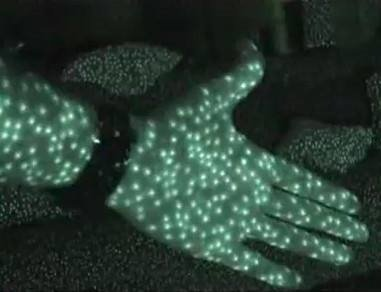
#> input picture dot4.png, 381 x 292 px, found by its file name
$ python test_thres.py
#> lines starting #> are read from the running program, lines starting #| are printed output that depends on the picture; after the words box and inside, x2 and y2 are one past the last pixel; in counts of white or black regions, pixels touching at a corner belong together
import numpy as np
import matplotlib.pyplot as plt
import cv2
from scipy.interpolate import griddata


def estimate_dot_radius(x, y, camera_intrinsics, dot_spacing):
    # Function to estimate dot radius based on local pixel intensities

    # Radius estimation pa*
    # 6
    # 6*rameters (you may need to adjust these)
    circle_radius = 1
    min_radius = 0.5
    max_radius = 3

    # Create a mask to extract the local region around the dot
    mask = np.zeros((circle_radius*2+1, circle_radius*2+1), dtype=np.uint8)
    cv2.circle(mask, (circle_radius, circle_radius), circle_radius, 255, -1)

    # Ensure that the region around the dot is within the bounds of the image
    y_start = max(0, y - circle_radius)
    y_end = min(gray.shape[0], y + circle_radius + 1)
    x_start = max(0, x - circle_radius)
    x_end = min(gray.shape[1], x + circle_radius + 1)

    # Extract the local region from the grayscale image
    local_region = gray[y_start:y_end, x_start:x_end]

    # Resize the mask to match the size of the local region
    resized_mask = cv2.resize(mask, (local_region.shape[1], local_region.shape[0]))

    # Apply the resized mask to the local region
    masked_region = cv2.bitwise_and(local_region, resized_mask)

    # Find contours in the masked region
    contours, _ = cv2.findContours(masked_region, cv2.RETR_EXTERNAL, cv2.CHAIN_APPROX_SIMPLE)

    if len(contours) > 0:
        # Calculate the radius of the fitted circle
        (x_c, y_c), radius = cv2.minEnclosingCircle(contours[0])
        radius = int(radius)

        # Clamp the radius within a certain range
        radius = min(max(radius, min_radius), max_radius)

        return radius
    else:
        # Return a default radius if no contour is found
        return circle_radius


def estimate_depth(ir_dot_positions, camera_intrinsics, dot_spacing):
    # Function to estimate depth from IR dot positions using depth from defocus

    # Placeholder for demo purposes
    depths = []

    for dot_position in ir_dot_positions:
        # Assuming dot_position is in pixel coordinates
        y, x = dot_position

        # Assuming dot_radius is known (you may need to estimate this)
        # Estimate dot radius based on local pixel intensities
        dot_radius = estimate_dot_radius(x, y, camera_intrinsics, dot_spacing)

        # Calculate depth using depth from defocus formula
        depth = (camera_intrinsics[0, 0] * dot_spacing) / (2 * dot_radius)
        depths.append(depth)

    return depths

# Load the image
original_dot = cv2.imread(r"dotMatrix/dot4.png")
#> original_dot is the input picture: shape (292, 381, 3); mean B, G, R 52.1, 62, 42.3

# Convert to grayscale
gray = cv2.cvtColor(original_dot, cv2.COLOR_BGR2GRAY)
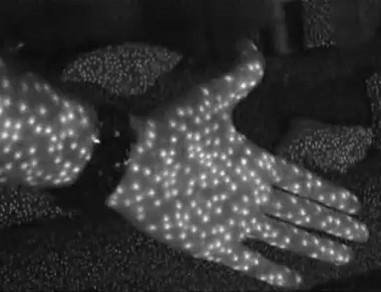
#> gray: shape (292, 381); min 5, max 243, mean 55

# Use adaptive thresholding
threshold = cv2.adaptiveThreshold(gray, 255, cv2.ADAPTIVE_THRESH_MEAN_C, cv2.THRESH_BINARY_INV, 11, 2)
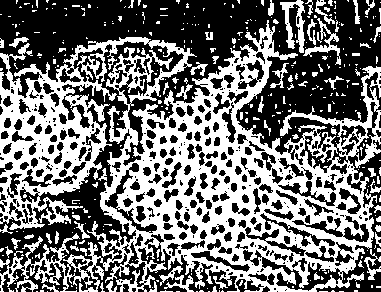
#> threshold: shape (292, 381); 44.5% white; 355 white regions (285 under 20 px), largest, box (x1, y1, x2, y2) and area: (0, 20, 381, 292) 43930, (280, 0, 305, 53) 568, (303, 18, 341, 65) 388

# Invert
positive_mask = threshold
neg = cv2.bitwise_not(threshold)
#> neg: shape (292, 381); 55.5% white; 355 black regions (285 under 20 px)

# Find contours of the dots
contours, _ = cv2.findContours(neg, cv2.RETR_EXTERNAL, cv2.CHAIN_APPROX_SIMPLE)
#> contours = 393 contours, 207 with area under 20; largest, box (x1, y1, x2, y2) and area: (0, 0, 381, 292) 49024, (105, 163, 157, 233) 460, (292, 218, 369, 242) 404, (260, 213, 335, 247) 304, (278, 181, 336, 206) 280
pos_contour, __ = cv2.findContours(positive_mask , cv2.RETR_EXTERNAL , cv2.CHAIN_APPROX_SIMPLE)
#> pos_contour = 336 contours, 299 with area under 20; largest, box (x1, y1, x2, y2) and area: (0, 20, 381, 292) 58904, (280, 0, 305, 53) 462, (303, 18, 341, 65) 264, (164, 275, 194, 292) 121, (364, 249, 381, 280) 106

# Extract centroids of the dots
ir_dot_positions = []
for contour in contours:
    M = cv2.moments(contour)
    if M['m00'] != 0:  # Ensure m00 is non-zero
        cx = int(M['m10'] / M['m00'])
        cy = int(M['m01'] / M['m00'])
        ir_dot_positions.append((cy, cx))  # Note: swapping y and x for compatibility with estimate_depth
#> this loop made 393 passes
#> (contour, cx, cy) on passes 4, 10, 15, 21, 29, 34, 39, 44: ([[274, 288], [274, 289], [275, 289], [275, 288]], 274, 288), ([[121, 281], [121, 282], [122, 281]], 121, 281), ([[240, 274], [240, 276], [242, 276], [242, 274]], 241, 275), ([[227, 269], [226, 270], [228, 270], [228, 269]], 227, 269), ([[216, 266], [216, 268], [217, 268], [217, 266]], 216, 267), ([[284, 262], [283, 263], [284, 263]], 283, 262), ([[184, 255], [184, 256], [185, 255], [186, 255]], 184, 255), ([[169, 251], [169, 253], [170, 253], [170, 251]], 169, 252)
#> (cx, cy) on passes 5, 8, 9, 12, 14, 16: (133, 289), (265, 289), (125, 287), (246, 285), (0, 280), (264, 277)
#> after the loop, ir_dot_positions = 271 pairs, first value 0 to 289, second value 0 to 379

# Print the positions of white dots
for i, position in enumerate(ir_dot_positions, start=1):
    print(f"Dot {i}: Position {position}")
#> this loop made 271 passes
#> position on passes 1 to 3: (288, 274), (289, 133), (289, 265)
#| Dot 1: Position (288, 274)
#| Dot 2: Position (289, 133)
#| Dot 3: Position (289, 265)
#| Dot 4: Position (287, 125)
#| Dot 5: Position (281, 121)
#| Dot 6: Position (285, 246)
#| Dot 7: Position (280, 0)
#| Dot 8: Position (275, 241)
#> (further printed lines are left out)

# Display images
plt.subplot(311), plt.imshow(original_dot), plt.title('Original Image')
plt.subplot(312), plt.imshow(gray, cmap='gray'), plt.title('Gray scale image')
plt.subplot(313), plt.imshow(neg, cmap='gray'), plt.title('Neg Image')

# Define camera intrinsic parameters
fx = fy = 3.6  # Focal length in mm
cx = cy = 1280 / 2  # Image dimensions are typically 2592x1944 for a 5MP camera

camera_intrinsics = np.array([[fx, 0, cx],
                               [0, fy, cy],
                               [0, 0, 1]])  # Example camera intrinsic matrix

dot_spacing = 0.1  # Example dot spacing in meters

# Estimate depths from IR dot positions
depths = estimate_depth(ir_dot_positions, camera_intrinsics, dot_spacing)
#> the loop in estimate_depth, `for dot_position in ir_dot_positions:` made 271 passes
#> dot_position on passes 28 to 30: (251, 331), (250, 225), (254, 319)

# Print estimated depths
for i, depth in enumerate(depths):
    print(f"Depth of IR dot {i+1}: {depth} meters")
#> this loop made 271 passes
#> depth on passes 1 to 3: 0.18, 0.18, 0.18

###==========================================================================================================###

# Extract x, y, depth data
x_data = [pos[0] for pos in ir_dot_positions]
y_data = [pos[1] for pos in ir_dot_positions]

# Plot the data in the x-y plane
plt.figure()
scatter = plt.scatter(y_data, x_data, c=depths, cmap='coolwarm', s=50)
plt.colorbar(scatter, label='Depth (m)')
plt.xlabel('X Position')
plt.ylabel('Y Position')
plt.title('IR Dot Depth Estimation - Top View (X-Y Plane)')
plt.gca().invert_yaxis()  # Flip the y-axis

# Create 3D plot
fig = plt.figure()
ax = fig.add_subplot(111, projection='3d')

# Plot the data
scatter = ax.scatter(y_data, x_data, depths, c=depths, cmap='coolwarm', s=50)

# Add color bar
cbar = fig.colorbar(scatter, ax=ax)
cbar.set_label('Depth (m)')

# Set labels and title
ax.set_xlabel('X Position')
ax.set_ylabel('Y Position')
ax.set_zlabel('Depth (m)')
ax.set_title('IR Dot Depth Estimation')

# Show plot
plt.show()
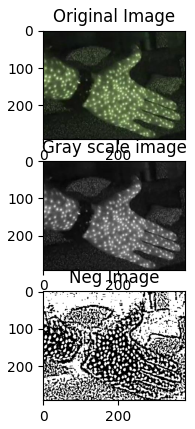
#> figure drawn by matplotlib, 3 panels; B, G, R data is drawn as R, G, B
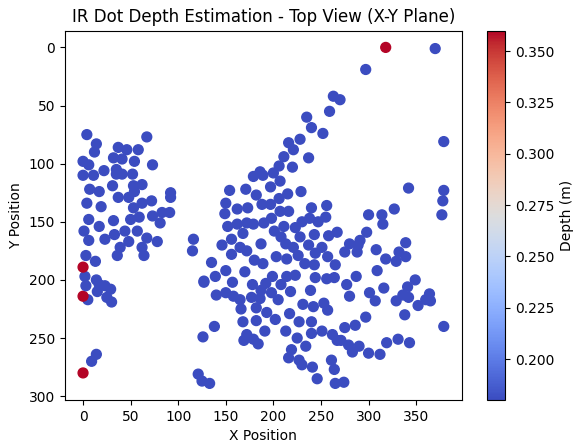
#> figure drawn by matplotlib, 2 panels
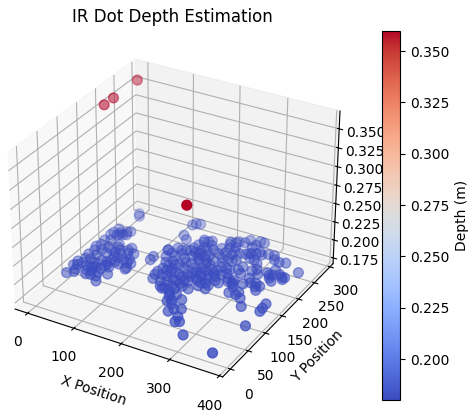
#> figure drawn by matplotlib, 2 panels

$ run again, with dot2.png copied over dot4.png
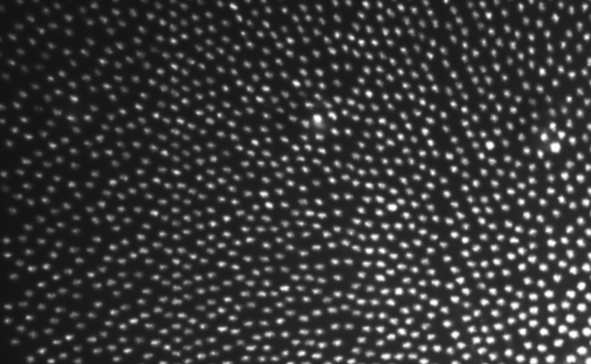
#> input picture dot2.png, 591 x 364 px, found by its file name
#> original_dot is the input picture: shape (364, 591, 3); min 19, max 255, mean 56.5
#> `threshold = cv2.adaptiveThreshold(gray, 255, cv2.ADAPTIVE_THRESH_MEAN_..`:
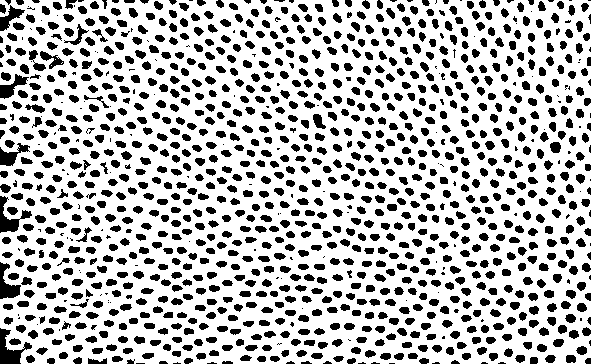
#> threshold: shape (364, 591); 72.5% white; 1243 black regions (169 under 20 px), largest, box (x1, y1, x2, y2) and area: (0, 328, 32, 364) 491, (0, 196, 32, 233) 419, (0, 262, 21, 299) 375
#> neg: shape (364, 591); 27.5% white; 1243 white regions (169 under 20 px)
#> `contours, _ = cv2.findContours(neg, cv2.RETR_EXTERNAL, cv2.CHAIN_APPRO..`: contours = 1243 contours, 203 with area under 20; largest, box (x1, y1, x2, y2) and area: (0, 328, 32, 364) 420, (0, 196, 32, 233) 348, (0, 262, 21, 299) 320, (0, 143, 30, 166) 250, (0, 74, 29, 99) 244
#> pos_contour = 1 contour; box (x1, y1, x2, y2) and area: (0, 0, 591, 364) 209480
#> the loop `for contour in contours:` made 1243 passes
#> (cx, cy) on passes 3 to 10: (501, 362), (483, 362), (436, 362), (374, 362), (362, 362), (212, 362), (177, 362), (327, 362)
#> after the loop `for contour in contours:`: ir_dot_positions = 1172 pairs, first value 0 to 362, second value 0 to 589
#> the loop `for i, position in enumerate(ir_dot_positions, start=1):` made 1172 passes
#> position on passes 1 to 3: (362, 501), (362, 483), (362, 436)
#> (printed output is left out)
#> the loop in estimate_depth, `for dot_position in ir_dot_positions:` made 1172 passes
#> dot_position on passes 25 to 27: (358, 261), (358, 116), (358, 570)
#> `plt.show()`:
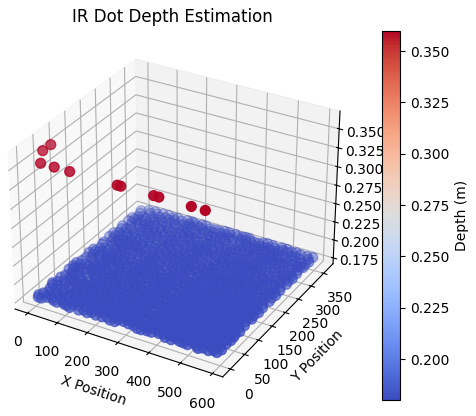
#> figure drawn by matplotlib, 2 panels

$ run again, with dotMatrix1.png copied over dot4.png
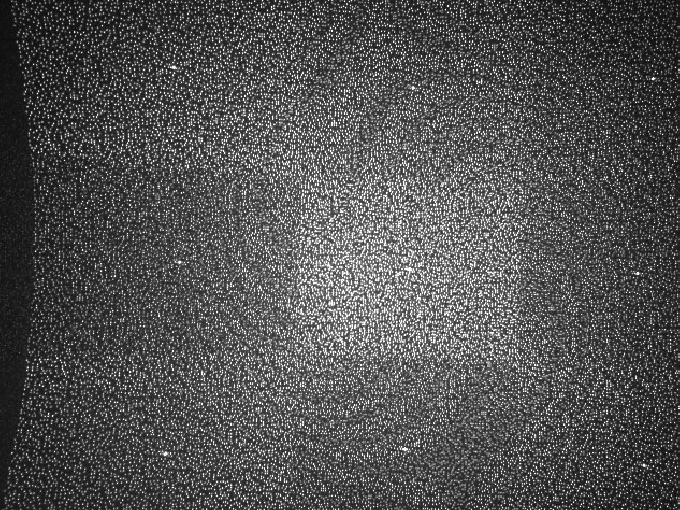
#> input picture dotMatrix1.png, 680 x 510 px, found by its file name
#> original_dot is the input picture: shape (510, 680, 3); min 0, max 255, mean 82.4
#> `threshold = cv2.adaptiveThreshold(gray, 255, cv2.ADAPTIVE_THRESH_MEAN_..`:
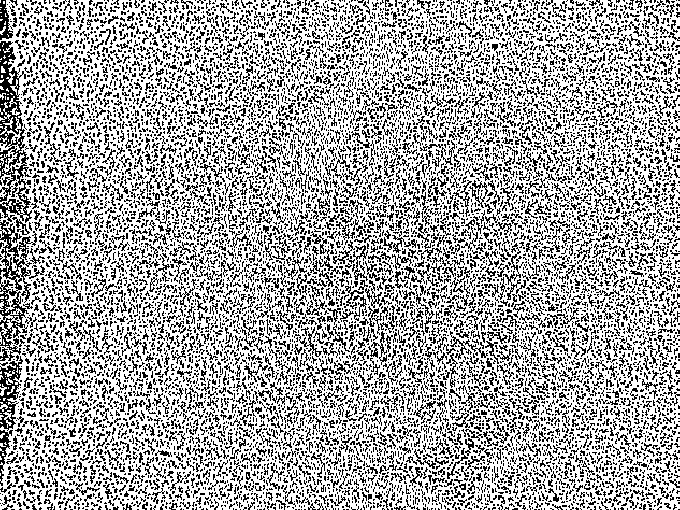
#> threshold: shape (510, 680); 66.8% white; black in thin lines or dots
#> neg: shape (510, 680); 33.2% white in thin lines or dots
#> `contours, _ = cv2.findContours(neg, cv2.RETR_EXTERNAL, cv2.CHAIN_APPRO..`: contours = 10039 contours, 9767 with area under 20; largest, box (x1, y1, x2, y2) and area: (0, 41, 32, 223) 2682, (0, 220, 37, 361) 1774, (0, 356, 23, 431) 786, (0, 0, 13, 40) 236, (0, 430, 13, 486) 166
#> pos_contour = 116 contours, 108 with area under 20; largest, box (x1, y1, x2, y2) and area: (0, 0, 680, 510) 336592, (0, 173, 13, 199) 109, (0, 102, 13, 129) 38, (3, 410, 12, 428) 30, (15, 117, 21, 132) 26, (10, 106, 20, 116) 23, (6, 73, 15, 84) 23, (0, 384, 7, 396) 20
#> the loop `for contour in contours:` made 10039 passes
#> (contour, cx, cy) on passes 30, 38, 39, 40, 41, 43, 44: ([[649, 508], [649, 509], [651, 509], [651, 508]], 650, 508), ([[488, 508], [488, 509], [489, 509], [489, 508]], 488, 508), ([[480, 508], [480, 509], [481, 508]], 480, 508), ([[447, 508], [447, 509], [449, 509], [448, 508]], 447, 508), ([[438, 508], [438, 509], [439, 509]], 438, 508), ([[431, 508], [431, 509], [432, 508]], 431, 508), ([[391, 508], [391, 509], [392, 509], [392, 508]], 391, 508)
#> after the loop `for contour in contours:`: ir_dot_positions = 7732 pairs, first value 0 to 508, second value 0 to 678
#> the loop `for i, position in enumerate(ir_dot_positions, start=1):` made 7732 passes
#> position on passes 1 to 3: (508, 650), (508, 515), (508, 488)
#> (printed output is left out)
#> the loop in estimate_depth, `for dot_position in ir_dot_positions:` made 7732 passes
#> dot_position on passes 29 to 31: (508, 416), (507, 292), (507, 274)
#> `plt.show()`:
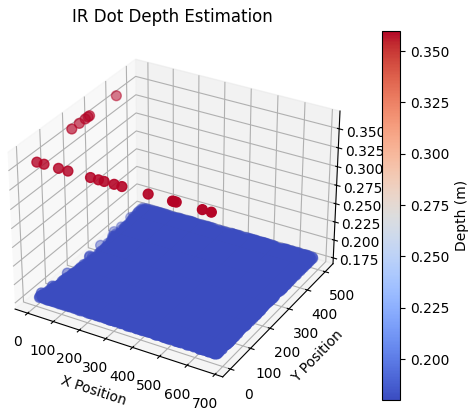
#> figure drawn by matplotlib, 2 panels
